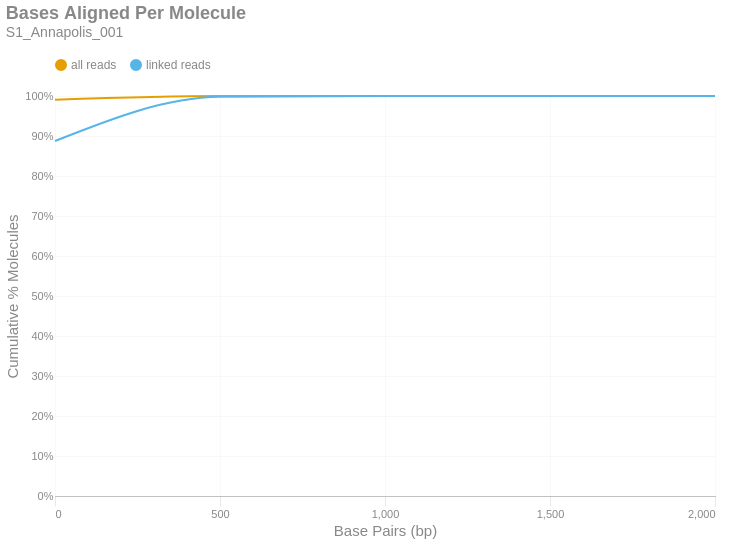

The notebook cell saved with this chart:
### Markdown cell above
### Bases Aligned Per Molecule
This is a cumulative frequency distribution showing the number of base pairs aligned per unique molecule. These data are shown in 500 bp bins. There are two distributions: one with `all reads` (yellow) and another with only `linked reads` (blue). The percent of molecules in the `linked reads` distribution is relative to the total number of linked molecules.

### Code cell
if SKIPLR:
    print_html(f"Skipped")
else:
    binned_df = consolidated_hist(valids['aligned_bp'], mask, 500, True)
    with SafeRender(binned_df):
        (
            density_plot(binned_df, 'Bases Aligned Per Molecule', samplename, 'basesper')
            .encode(
                x=alt.X('bin:Q', title="Base Pairs (bp)").axis(tickMinStep=500).scale(padding=0),
                y=alt.Y('value:Q', title='Cumulative % Molecules')
                    .axis(format='%')
                    .scale(domain = [0,1])
                    .stack(False),
                color=alt.Color("key:N").scale(domain = ["all reads", "linked reads"]),
                tooltip = [
                    alt.Tooltip("key:N", title = "Data Type"),
                    alt.Tooltip("range_label:N", title="Bases Aligned Per Molecule"),
                    alt.Tooltip("value:Q", format = ".2%", title="% Molecules (Cum.)")
                ]
            )
        ).display()

### Figure 1 — Vega-Lite specification as saved in the notebook (floating-point values rounded to 4 significant figures)
{"width": "container", "height": 400, "config": {"title": {"anchor": "start", "dy": -15, "fontSize": 18, "color": "#888888", "subtitleColor": "#888888", "subtitleFontSize": 14}, "arc": {"fill": "#0072B2"}, "axis": {"domainColor": "#888888", "domainWidth": 0.5, "gridWidth": 0.2, "grid": false, "titleFontWeight": 400, "titleFontSize": 15, "labelFontSize": 11, "labelColor": "#888888", "tickColor": "#888888", "tickWidth": 0.2, "titleColor": "#888888"}, "axisBand": {"grid": false}, "axisX": {"grid": true, "tickSize": 10, "domainCap": "round"}, "axisY": {"domain": false, "grid": true, "tickSize": 0, "domainCap": "round"}, "background": "transparent", "header": {"labelFontSize": 15, "labelColor": "#888888", "titleFontSize": 15, "titleFontWeight": 600, "titleColor": "#888888"}, "legend": {"labelFont": "sans-serif", "labelFontSize": 12, "labelColor": "#888888", "symbolSize": 100, "symbolType": "circle", "titleFontSize": 12, "titlePadding": 10, "titleColor": "#888888", "title": null, "orient": "top"}, "range": {"category": ["#E69F00", "#56B4E9", "#009E73", "#F0E442", "#0072B2", "#D55E00", "#CC79A7", "#000000"], "diverging": ["#cfe8f3", "#a2d4ec", "#73bfe2", "#46abdb", "#1696d2", "#12719e"]}, "area": {"fill": "#0072B2", "fillOpacity": 0.7, "line": true, "strokeOpacity": 0.7}, "line": {"color": "#0072B2", "stroke": "#0072B2", "strokeWidth": 2}, "trail": {"color": "#0072B2", "stroke": "#0072B2", "strokeWidth": 0, "size": 1}, "point": {"filled": true, "fillOpacity": 1.0, "size": 95}, "text": {"color": "#888888", "fontSize": 11, "align": "right", "fontWeight": 400, "size": 11}, "bar": {"fill": "#0072B2", "stroke": null}, "view": {"stroke": null, "continuousWidth": 660, "continuousHeight": 400}}, "data": {"name": "data-1c5585fdfe595d9ae302f0af147516f5"}, "mark": {"type": "line", "interpolate": "monotone", "point": {"opacity": 0, "size": 275}}, "encoding": {"color": {"field": "key", "scale": {"domain": ["all reads", "linked reads"]}, "type": "nominal"}, "tooltip": [{"field": "key", "title": "Data Type", "type": "nominal"}, {"field": "range_label", "title": "Bases Aligned Per Molecule", "type": "nominal"}, {"field": "value", "format": ".2%", "title": "% Molecules (Cum.)", "type": "quantitative"}], "x": {"axis": {"tickMinStep": 500}, "field": "bin", "scale": {"padding": 0}, "title": "Base Pairs (bp)", "type": "quantitative"}, "y": {"axis": {"format": "%"}, "field": "value", "scale": {"domain": [0, 1]}, "stack": false, "title": "Cumulative % Molecules", "type": "quantitative"}}, "params": [{"name": "param_c36ac31b6afebe62", "select": {"type": "point", "fields": ["key"]}, "bind": "legend"}], "title": {"text": "Bases Aligned Per Molecule", "subtitle": "S1_Annapolis_001"}, "transform": [{"fold": ["all reads (cumsum)", "linked reads (cumsum)"]}, {"calculate": "replace(datum.key, ' (cumsum)', '')", "as": "key"}, {"filter": {"param": "param_c36ac31b6afebe62"}}], "usermeta": {"embedOptions": {"downloadFileName": "S1_Annapolis_001.basesper"}}, "$schema": "https://vega.github.io/schema/vega-lite/v6.1.0.json", "datasets": {"data-1c5585fdfe595d9ae302f0af147516f5": [{"bin": "0.0", "interval": "0.0-500.0", "all reads": 0.9909, "linked reads": 0.8875, "all reads (cumsum)": 0.9909, "linked reads (cumsum)": 0.8875, "range_label": "0-499"}, {"bin": "500.0", "interval": "500.0-1000.0", "all reads": 0.008924, "linked reads": 0.1104, "all reads (cumsum)": 0.9998, "linked reads (cumsum)": 0.9979, "range_label": "500-999"}, {"bin": "1000.0", "interval": "1000.0-1500.0", "all reads": 0.0001958, "linked reads": 0.002032, "all reads (cumsum)": 1.0, "linked reads (cumsum)": 0.9999, "range_label": "1000-1499"}, {"bin": "1500.0", "interval": "1500.0-2000.0", "all reads": 4.923e-06, "linked reads": 5.093e-05, "all reads (cumsum)": 1.0, "linked reads (cumsum)": 1.0, "range_label": "1500-1999"}, {"bin": "2000.0", "interval": "2000.0-2500.0", "all reads": 3.787e-07, "linked reads": 0.0, "all reads (cumsum)": 1.0, "linked reads (cumsum)": 1.0, "range_label": "2000-2499"}]}}
